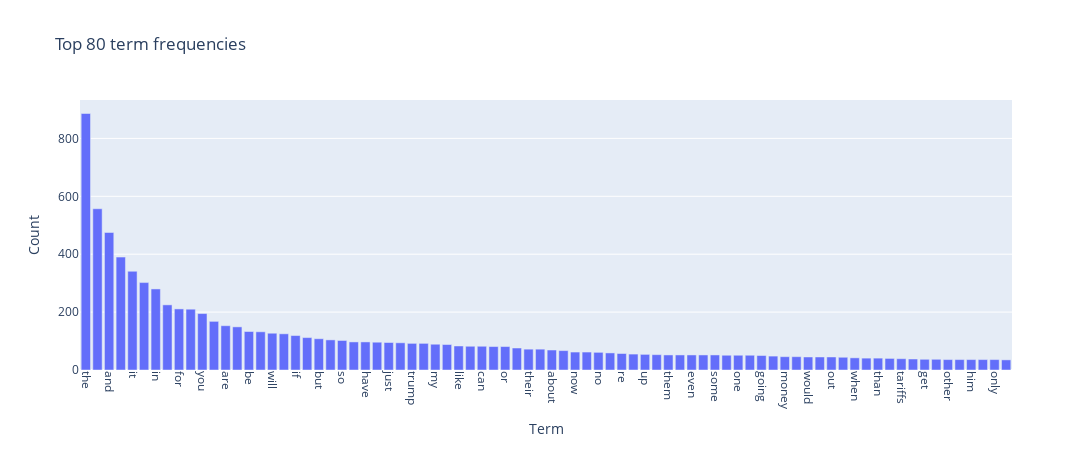
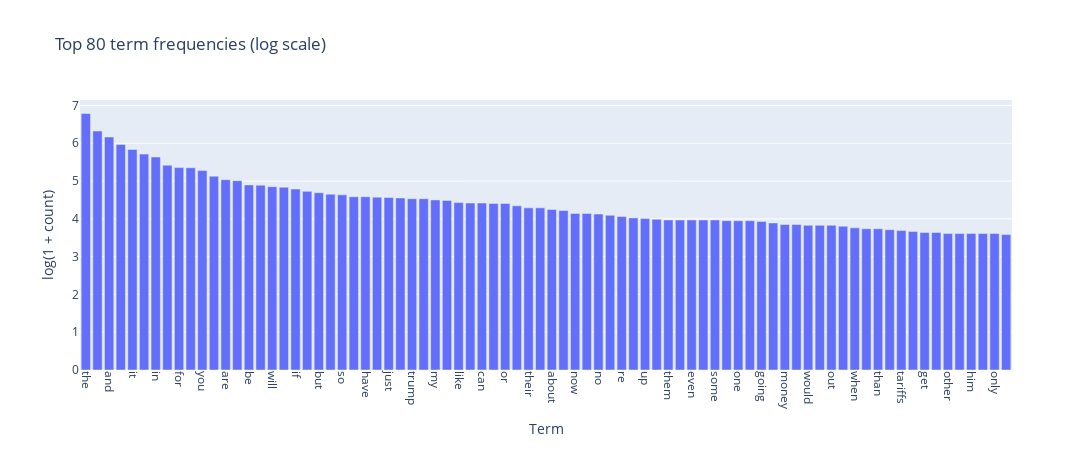

Here is the notebook cell these charts were saved with, in order:
### Markdown cell above
## Phase 2 – Reddit Sentiment Workflow
Loading, cleaning, and modeling the Reddit stock sentiment dataset.

### Code cell
# Core imports 
from pathlib import Path

import numpy as np
import pandas as pd
import matplotlib.pyplot as plt
import plotly.express as px
import seaborn as sns
import nltk
from sklearn.feature_extraction.text import CountVectorizer

import helpers.data_mining_helpers as dmh

plt.style.use("seaborn-v0_8-muted")
sns.set_theme(style="whitegrid")

# Ensure tokenizers required by the helpers are available
for resource in ("punkt", "punkt_tab"):
    try:
        nltk.data.find(f"tokenizers/{resource}")
    except LookupError:
        nltk.download(resource, quiet=True)

## 1. Data Source 

# Load Reddit sentiment dataset
data_path = Path("newdataset/Reddit-stock-sentiment.csv")
raw_df = pd.read_csv(data_path)
print(f"Raw shape: {raw_df.shape}")
raw_df.head()

# Basic inspection of available fields and labels
print("Columns:", raw_df.columns.tolist())
print("\nSentiment label counts:")
print(raw_df["label"].value_counts(dropna=False).sort_index())
print(f"\nMissing `text` entries: {raw_df['text'].isna().sum()}")

# Keep essential columns, drop blank/duplicate texts, map sentiment names
use_cols = ["datetime", "subreddit", "title", "text", "label"]
non_null = raw_df[use_cols].dropna(subset=["text"])
duplicate_count = non_null.duplicated(subset=["text"]).sum()
X = (
    non_null.drop_duplicates(subset=["text"])
            .reset_index(drop=True)
            .rename(columns={"label": "sentiment_score"})
)
X["sentiment_score"] = X["sentiment_score"].astype(int)
sentiment_map = {-1: "negative", 0: "neutral", 1: "positive"}
X["sentiment_name"] = X["sentiment_score"].map(sentiment_map)
X.insert(0, "doc_id", np.arange(len(X)))

print(f"Duplicate texts removed: {duplicate_count}")
print(f"Clean shape: {X.shape}")
X.head()

# Quick data quality checks
print("Missing values after cleaning:")
print(X.isna().sum())
print("\nSentiment distribution:")
print(X["sentiment_name"].value_counts().sort_index())

## 2. Sampling and inspection

# Random sample for lighter experimentation
sample_size = min(400, len(X))
X_sample = X.sample(n=sample_size, random_state=42)
print(f"Sample size: {sample_size}")
X_sample.head()

# Compare sentiment distribution between full set and sample
dist_df = (
    pd.concat(
        {
            "All": X["sentiment_name"].value_counts(),
            "Sample": X_sample["sentiment_name"].value_counts(),
        },
        axis=1,
    )
    .fillna(0)
    .sort_index()
)
ax = dist_df.plot.bar(figsize=(8, 4), rot=0, color=["#4F6D7A", "#C0D6DF"])
ax.set_ylabel("Count")
ax.set_title("Sentiment distribution: full vs sample")
plt.tight_layout()
plt.show()

## 3. Feature creation

# Tokenize each document into unigrams 
X["unigrams"] = X["text"].apply(dmh.tokenize_text)
X[["doc_id", "sentiment_name", "unigrams"]].head()

## 4. Term-document matrix

# Build term-document matrix using bag-of-words counts
count_vect = CountVectorizer()
X_counts = count_vect.fit_transform(X["text"])
print(f"Matrix shape: {X_counts.shape}")
print(f"Vocabulary size: {len(count_vect.get_feature_names_out())}")
print("Sample features:", count_vect.get_feature_names_out()[:10])

# Aggregate raw term frequencies
term_frequencies = np.asarray(X_counts.sum(axis=0)).ravel()
terms = count_vect.get_feature_names_out()
term_freq_df = (
    pd.DataFrame({"term": terms, "frequency": term_frequencies})
    .sort_values("frequency", ascending=False)
    .reset_index(drop=True)
)
term_freq_df.head()

# Inspect a manageable slice of the matrix to check sparsity
subset_docs = min(40, X_counts.shape[0])
subset_terms = min(40, len(term_freq_df))

if subset_docs > 0 and subset_terms > 0:
    top_terms = term_freq_df.head(subset_terms)["term"].tolist()
    term_indices = [count_vect.vocabulary_[term] for term in top_terms]
    doc_labels = [f"doc_{i}" for i in range(subset_docs)]
    plot_matrix = X_counts[:subset_docs, term_indices].toarray()

    df_todraw = pd.DataFrame(plot_matrix, columns=top_terms, index=doc_labels)
    fig, (ax_heatmap, ax_spy) = plt.subplots(
        1, 2, figsize=(18, 7), gridspec_kw={"width_ratios": [1.15, 0.65]}
    )
    sns.heatmap(
        df_todraw,
        cmap="PuRd",
        ax=ax_heatmap,
        cbar_kws={"label": "Term frequency"},
    )
    ax_heatmap.set_xticklabels(ax_heatmap.get_xticklabels(), rotation=90)
    ax_heatmap.set_title("Top term frequencies (subset)")
    ax_heatmap.set_xlabel("Terms")
    ax_heatmap.set_ylabel("Documents")

    ax_spy.spy(plot_matrix, markersize=6, color="midnightblue")
    ax_spy.set_title("Sparsity pattern via spy()")
    ax_spy.set_xlabel("Terms (subset)")
    ax_spy.set_ylabel("Documents (subset)")
    ax_spy.grid(False)
    ax_spy.set_facecolor("#f5f5f5")

    plt.tight_layout()

# Bar chart of most frequent terms
subset_size = min(80, len(term_freq_df))
fig = px.bar(
    term_freq_df.head(subset_size),
    x="term",
    y="frequency",
    title=f"Top {subset_size} term frequencies",
    labels={"term": "Term", "frequency": "Count"},
)
fig.update_layout(xaxis_tickangle=90, width=1200, height=450)
fig.show()

# Log-scale chart helps highlight the long tail of rare terms
term_freq_df["log_frequency"] = np.log1p(term_freq_df["frequency"])
fig = px.bar(
    term_freq_df.head(subset_size),
    x="term",
    y="log_frequency",
    title=f"Top {subset_size} term frequencies (log scale)",
    labels={"term": "Term", "log_frequency": "log(1 + count)"},
)
fig.update_layout(xaxis_tickangle=90, width=1200, height=450)
fig.show()

### Figure 1 — Plotly figure (JSON) as saved in the notebook; plotly's stock layout.template omitted (floating-point values rounded to 4 significant figures)
{"data": [{"hovertemplate": "Term=%{x}<br>Count=%{y}<extra></extra>", "legendgroup": "", "marker": {"color": "#636efa", "pattern": {"shape": ""}}, "name": "", "orientation": "v", "showlegend": false, "textposition": "auto", "type": "bar", "x": ["the", "to", "and", "is", "it", "of", "in", "that", "for", "this", "you", "on", "are", "they", "be", "he", "will", "with", "if", "as", "but", "not", "so", "all", "have", "us", "just", "was", "trump", "at", "my", "what", "like", "market", "can", "we", "or", "has", "their", "china", "about", "more", "now", "there", "no", "from", "re", "by", "up", "do", "them", "how", "even", "think", "some", "people", "one", "his", "going", "your", "money", "good", "would", "any", "out", "an", "when", "who", "than", "see", "tariffs", "why", "get", "been", "other", "time", "him", "make", "only", "want"], "xaxis": "x", "y": [886, 557, 475, 390, 341, 302, 280, 225, 211, 210, 195, 168, 153, 149, 133, 132, 127, 125, 119, 112, 108, 104, 102, 97, 97, 96, 95, 94, 92, 92, 89, 88, 83, 82, 82, 81, 81, 76, 72, 72, 69, 67, 62, 62, 61, 59, 57, 55, 54, 53, 52, 52, 52, 52, 52, 51, 51, 51, 50, 48, 46, 46, 45, 45, 45, 44, 42, 41, 41, 40, 39, 38, 37, 37, 36, 36, 36, 36, 36, 35], "yaxis": "y"}], "layout": {"barmode": "relative", "height": 450, "legend": {"tracegroupgap": 0}, "title": {"text": "Top 80 term frequencies"}, "width": 1200, "xaxis": {"anchor": "y", "domain": [0, 1], "tickangle": 90, "title": {"text": "Term"}}, "yaxis": {"anchor": "x", "domain": [0, 1], "title": {"text": "Count"}}}}

### Figure 2 — Plotly figure (JSON) as saved in the notebook; plotly's stock layout.template omitted (floating-point values rounded to 4 significant figures)
{"data": [{"hovertemplate": "Term=%{x}<br>log(1 + count)=%{y}<extra></extra>", "legendgroup": "", "marker": {"color": "#636efa", "pattern": {"shape": ""}}, "name": "", "orientation": "v", "showlegend": false, "textposition": "auto", "type": "bar", "x": ["the", "to", "and", "is", "it", "of", "in", "that", "for", "this", "you", "on", "are", "they", "be", "he", "will", "with", "if", "as", "but", "not", "so", "all", "have", "us", "just", "was", "trump", "at", "my", "what", "like", "market", "can", "we", "or", "has", "their", "china", "about", "more", "now", "there", "no", "from", "re", "by", "up", "do", "them", "how", "even", "think", "some", "people", "one", "his", "going", "your", "money", "good", "would", "any", "out", "an", "when", "who", "than", "see", "tariffs", "why", "get", "been", "other", "time", "him", "make", "only", "want"], "xaxis": "x", "y": [6.788, 6.324, 6.165, 5.969, 5.835, 5.714, 5.638, 5.421, 5.357, 5.352, 5.278, 5.13, 5.037, 5.011, 4.898, 4.89, 4.852, 4.836, 4.787, 4.727, 4.691, 4.654, 4.635, 4.585, 4.585, 4.575, 4.564, 4.554, 4.533, 4.533, 4.5, 4.489, 4.431, 4.419, 4.419, 4.407, 4.407, 4.344, 4.29, 4.29, 4.248, 4.22, 4.143, 4.143, 4.127, 4.094, 4.06, 4.025, 4.007, 3.989, 3.97, 3.97, 3.97, 3.97, 3.97, 3.951, 3.951, 3.951, 3.932, 3.892, 3.85, 3.85, 3.829, 3.829, 3.829, 3.807, 3.761, 3.738, 3.738, 3.714, 3.689, 3.664, 3.638, 3.638, 3.611, 3.611, 3.611, 3.611, 3.611, 3.584], "yaxis": "y"}], "layout": {"barmode": "relative", "height": 450, "legend": {"tracegroupgap": 0}, "title": {"text": "Top 80 term frequencies (log scale)"}, "width": 1200, "xaxis": {"anchor": "y", "domain": [0, 1], "tickangle": 90, "title": {"text": "Term"}}, "yaxis": {"anchor": "x", "domain": [0, 1], "title": {"text": "log(1 + count)"}}}}
